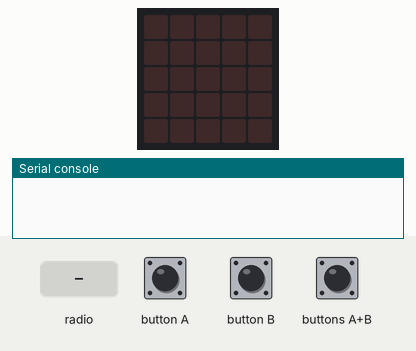
This program was run on a simulated BBC micro:bit (MakeCode). Parts: the board's 5×5 LED display, the last lines printed to the serial console. The test bench sets the inputs (shaded band). No radio messages arrive unless stated (any console line starting 'radio sent:' is added by the test bench).

Above: at 1.2 s.
1.3 s: button A pressed for 0.15 s
At 2.2 s:
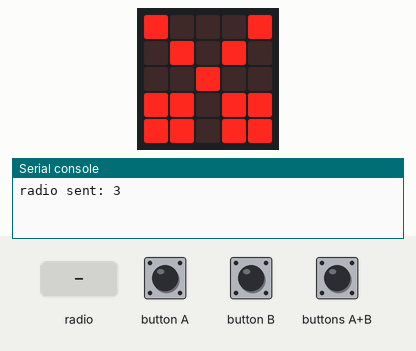
2.9 s: button B pressed for 0.15 s
At 3.4 s:
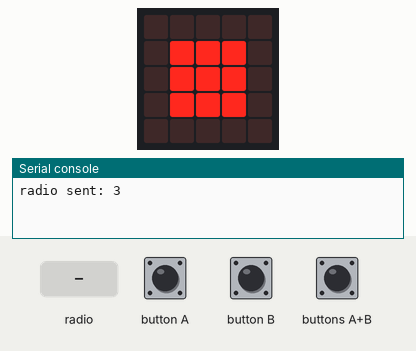
4.5 s: buttons A+B pressed for 0.15 s
At 5.8 s:
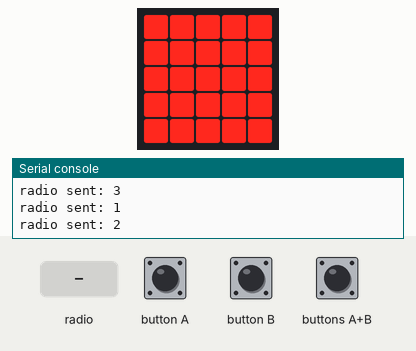
6.1 s: radio message "1" arrives
At 6.4 s:
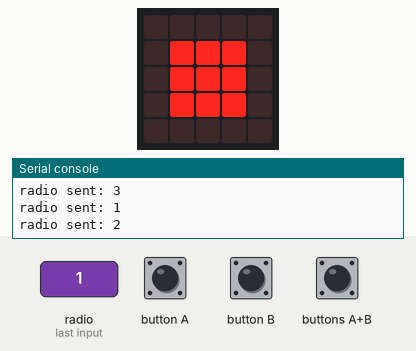
7.6 s: radio message "2" arrives
At 8.7 s:
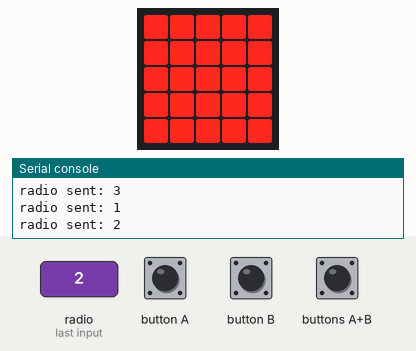
Timing chart, 0 to 10.1 s (numbered marks = the images above; inputs shaded):
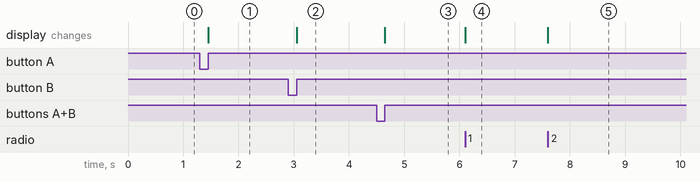

The program:

main.ts
```typescript
radio.onReceivedNumber(function (receivedNumber) {
    while (enviado == 0) {
        basic.pause(100)
    }
    basic.clearScreen()
    if (receivedNumber == 1) {
        basic.showLeds(`
            . . . . .
            . # # # .
            . # # # .
            . # # # .
            . . . . .
            `)
    }
    if (receivedNumber == 2) {
        basic.showLeds(`
            # # # # #
            # # # # #
            # # # # #
            # # # # #
            # # # # #
            `)
    }
    if (receivedNumber == 3) {
        basic.showLeds(`
            # . . . #
            . # . # .
            . . # . .
            # # . # #
            # # . # #
            `)
    }
})
input.onButtonPressed(Button.A, function () {
    basic.showLeds(`
        # . . . #
        . # . # .
        . . # . .
        # # . # #
        # # . # #
        `)
    radio.sendNumber(3)
    enviado = 1
})
input.onButtonPressed(Button.AB, function () {
    basic.showLeds(`
        # # # # #
        # # # # #
        # # # # #
        # # # # #
        # # # # #
        `)
    radio.sendNumber(2)
    enviado = 1
})
input.onButtonPressed(Button.B, function () {
    basic.showLeds(`
        . . . . .
        . # # # .
        . # # # .
        . # # # .
        . . . . .
        `)
    radio.sendNumber(1)
    enviado = 1
})
let enviado = 0
radio.setGroup(33)
enviado = 0
basic.forever(function () {

})
```

test.ts
```typescript
// aquí va el archivo "tests"; esto no se compilará cuando este paquete se utilice como una extensión.
```

Measured:
- after the input at 1.3 s, the display: changes after 0.15 s (image 1)
- after the input at 2.9 s, the display: changes after 0.15 s (image 2)
- after the input at 4.5 s, the display: changes after 0.15 s (image 3)
- after the input at 6.1 s, the display: changes at once (image 4)
- after the input at 7.6 s, the display: changes at once (image 5)
